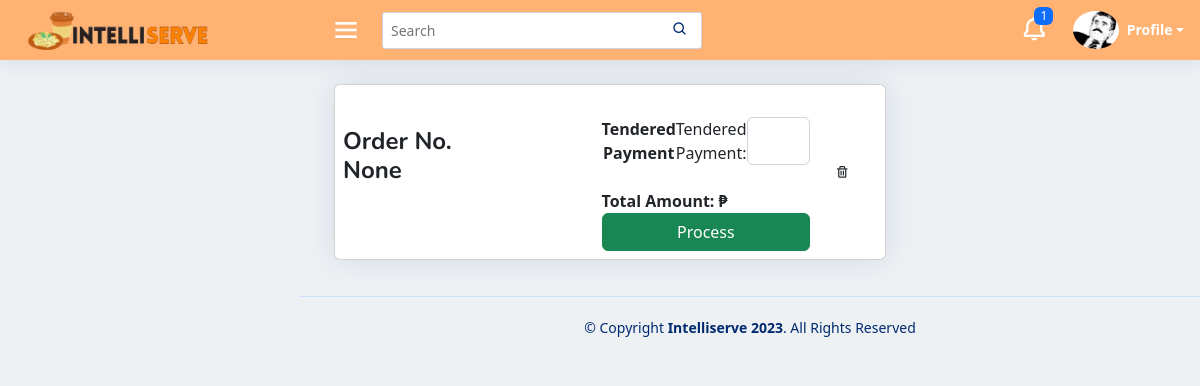
The app's page /cashier, older data.
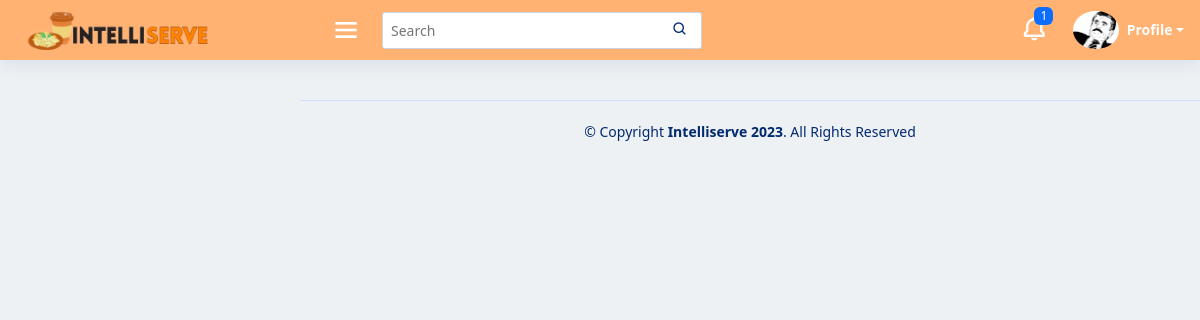
The same page, newer data.
### pos/models.py (models this page shows, shortened)
class buyItem(models.Model):
    buyName= models.CharField (max_length=255, null=True, blank=True)
    buySize = models.CharField(max_length=15, null=True, blank=True)
    buyQuantityMenu = models.PositiveIntegerField (null=True, blank=True)
    buyPrice = models.FloatField (null=True, blank=True)
    buyAddOns1 = models.CharField (max_length=255, null=True, blank=True)
    buyAddOns2 = models.CharField (max_length=255, null=True, blank=True)
    buyAddOns3 = models.CharField (max_length=255, null=True, blank=True)
    buyAddOns4 = models.CharField (max_length=255, null=True, blank=True)
    buyAddOns5 = models.CharField (max_length=255, null=True, blank=True)
    buyQuantityAO1 = models.PositiveIntegerField (null=True, blank=True)
    buyQuantityAO2 = models.PositiveIntegerField (null=True, blank=True)
    buyQuantityAO3 = models.PositiveIntegerField (null=True, blank=True)
    buyQuantityAO4 = models.PositiveIntegerField (null=True, blank=True)
    buyQuantityAO5 = models.PositiveIntegerField (null=True, blank=True)
    menuAOPrice1 = models.FloatField(default=0,null=True, blank=True)
    menuAOPrice2 = models.FloatField(default=0,null=True, blank=True)
    menuAOPrice3 = models.FloatField(default=0,null=True, blank=True)
    menuAOPrice4 = models.FloatField(default=0,null=True, blank=True)
    menuAOPrice5 = models.FloatField(default=0,null=True, blank=True)
    buyingredient1 = models.CharField (max_length=255, null=True, blank=True)
    buyingredient2 = models.CharField (max_length=255, null=True, blank=True)
    buyingredient3 = models.CharField (max_length=255, null=True, blank=True)
    buyingredient4 = models.CharField (max_length=255, null=True, blank=True)
    buyingredient5 = models.CharField (max_length=255, null=True, blank=True)
    buyingredient6 = models.CharField (max_length=255, null=True, blank=True)
    buyingredient7 = models.CharField (max_length=255, null=True, blank=True)
    buyingredient8 = models.CharField (max_length=255, null=True, blank=True)
    buyingredient9 = models.CharField (max_length=255, null=True, blank=True)
    buyingredient10 = models.CharField (max_length=255, null=True, blank=True)
    buyQuantityIng1 = models.PositiveIntegerField (null=True, blank=True)
    buyQuantityIng2 = models.PositiveIntegerField (null=True, blank=True)
    buyQuantityIng3 = models.PositiveIntegerField (null=True, blank=True)
    buyQuantityIng4 = models.PositiveIntegerField (null=True, blank=True)
    buyQuantityIng5 = models.PositiveIntegerField (null=True, blank=True)
    buyQuantityIng6 = models.PositiveIntegerField (null=True, blank=True)
    buyQuantityIng7 = models.PositiveIntegerField (null=True, blank=True)
    buyQuantityIng8 = models.PositiveIntegerField (null=True, blank=True)
    buyQuantityIng9 = models.PositiveIntegerField (null=True, blank=True)
    buyQuantityIng10 = models.PositiveIntegerField (null=True, blank=True)
    transaction = models.BooleanField(default=False)
    buyOrBought = models.BooleanField(default=False)
    DoneOrder = models.BooleanField(default=False)
    payment_method = models.CharField(max_length=255, choices=PAYMENT_CHOICES, null=True, blank=True)
    DineIn_Out = models.CharField(max_length=255, choices=IN_OUT, null=True, blank=True)
    AllPayment = models.FloatField(null=True, blank=True)
    tenderedPayment = models.FloatField(null=True, blank=True)
    orderNumber = models.PositiveIntegerField (null=True, blank=True)
    dateordered = models.DateTimeField (null=True, blank=True)
    priceSize = models.FloatField( null=True, blank=True)

### pos/views.py (the view)
# urls.py: path('cashier', views.cashier, name='cashier'),
def cashier(request):
    buyitemform = BuyItemForms()
    buyitem = buyItem.objects.all()
    context = {
        'buyitemform': buyitemform,
        'buyitem': buyitem,
    }
    return render(request, 'cashier.html', context)

### pos/templates/cashier.html (shortened to what the changed rows need)
{% load static %}
<!DOCTYPE html>
<html lang="en">
<head>
    <link rel="stylesheet" href="https://cdnjs.cloudflare.com/ajax/libs/font-awesome/6.4.0/css/all.min.css"
 />
    <link href='https://unpkg.com/boxicons@2.1.4/css/boxicons.min.css' rel='stylesheet'>
    <link rel="stylesheet" href="{% static 'style.css' %}">
    <link rel="stylesheet" href="https://cdnjs.cloudflare.com/ajax/libs/twitter-bootstrap/5.2.0/css/bootstrap.min.css">
    <link rel="stylesheet" href="https://cdn.datatables.net/1.13.4/css/dataTables.bootstrap5.min.css">
</head>
<body>
    <header id="header" class="header fixed-top d-flex align-items-center">
        <div class="d-flex align-items-center justify-content-between">
        </div>
        <div class="search-bar">
        </div>
        <nav class="header-nav ms-auto">
        </nav>
    </header>
    <main id="main" class="main">
        <div class="col-8">
            {% for cart in buyitem %}
            {% if not cart.buyOrBought %}
            <div class="d-block order-card">
                <div class="card mb-3 m-1">
                    <div class="row g-1">
                        <div class="col-12">
                            <div class="card-body mb-0 p-0">
                                <table class="table table-responsive table-borderless mb-0 p-0">
                                    <tbody>
                                        <tr>
                                            <td class="col-2" style="vertical-align: middle;">
                                                <h4><strong>Order No. {{ cart.orderNumber }}</strong></h4>
                                                <br>
                                            </td>
                                            <td class="col-2" style="vertical-align: middle;"></td>
                                            <td class="col-2 text-center total-price" style="vertical-align: middle;">
                                                <form action="{% url 'pos:update_cashier' %}" method="post" enctype="multipart/form-data" onsubmit="return validatePayment()">
                                                    <div class="total-amount mt-4">
                                                        <div class="d-flex justify-content-between">
                                                            <strong>Tendered Payment</strong>
                                                            <label for="tendered-payment">Tendered Payment:</label>
                                                            <input id="tendered-payment" name="tendered_payment" step="0.01" type="number" class="form-control text-end ms-auto" inputmode="numeric" pattern="[0-9]*" required>                                                                                                                  </div>
                                                    </div>
                                                    <div class="total-amount mt-4">
                                                        <div class="d-flex justify-content-between">
                                                            <strong>Total Amount: ₱{{ cart.AllPayment|floatformat:2 }}</strong>
                                                        </div>
                                                    </div>
                                                    <div class="text-center col-12 d-grid">
                                                        <button type="submit" class="btn place-order-btn btn-success">Process</button>
                                                    </div>
                                                </form>
                                            </td>
                                            <td class="col-1" style="vertical-align: middle;">
                                                <button class="btn btn-sm delete-btn" data-bs-toggle="modal" data-bs-target="#deletemodal" data-menuid="{{ cart.id }}">
                                                    <i class='bx bx-trash'></i>
                                                </button>
                                            </td>
                                        </tr>
                                    </tbody>
                                </table>
                            </div>
                        </div>
                    </div>
                </div>
            </div>
            {% endif %}
            {% endfor %}
        </div>
    </main>
    <footer id="footer" class="footer">
        <div class="copyright">
        </div>
    </footer>
</body>
</html>

Row changes from the older to the newer data that the page shows:
removed buyItem: orderNumber "None"
